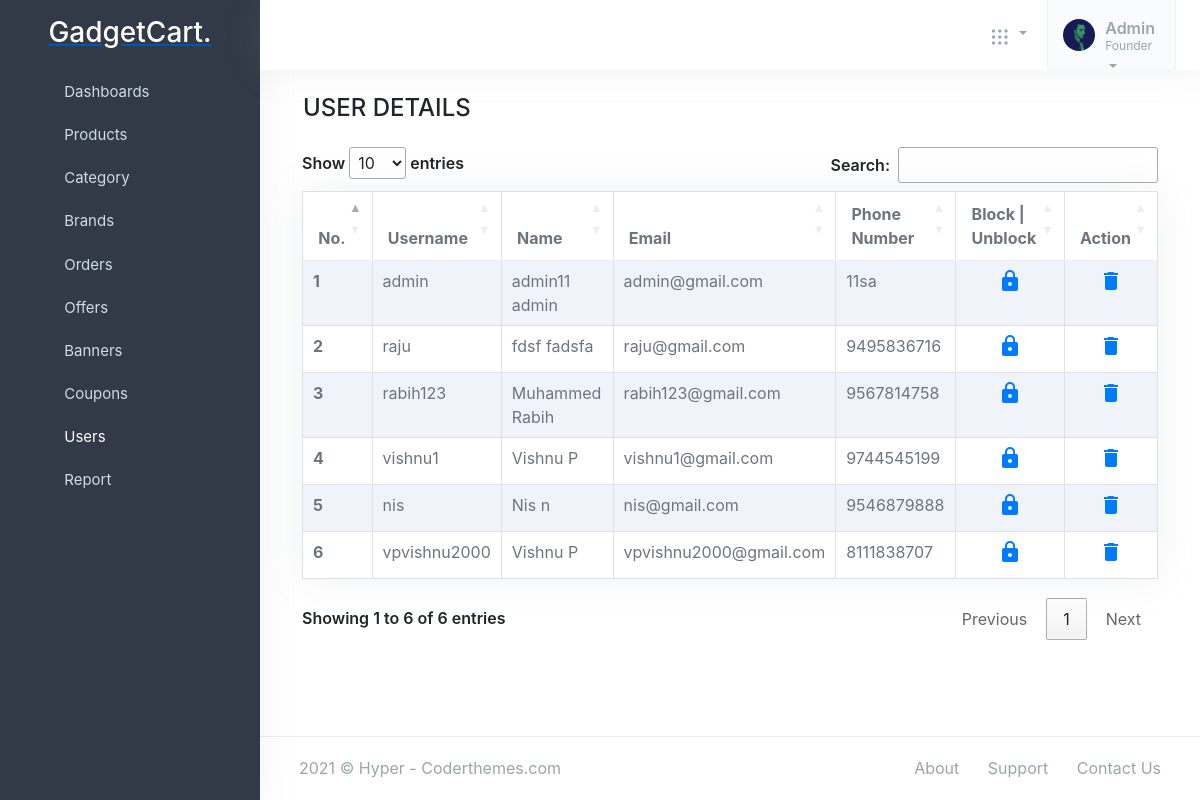
Page /adminpanel/userdetails/ on the earlier database version.
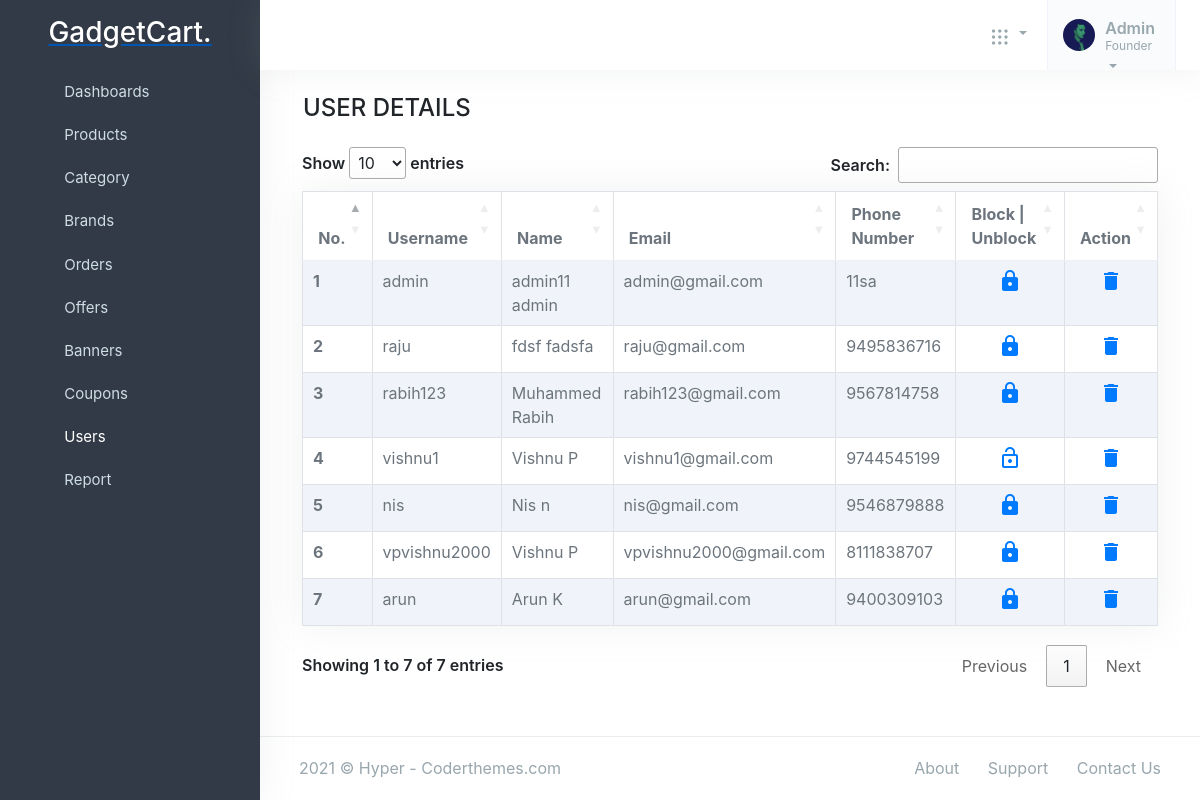
Same page on the later database version.
### accounts/models.py (models this page shows, shortened)
class Account(AbstractBaseUser,PermissionsMixin):
    first_name = models.CharField(max_length=50)
    last_name = models.CharField(max_length=50)
    username = models.CharField(max_length=50, unique=True)
    email = models.CharField(max_length=50, unique=True)
    phone_number = models.CharField(max_length=50, unique=True)
    date_joined = models.DateTimeField(auto_now_add=True)
    last_login = models.DateTimeField(auto_now_add=True)
    is_admin = models.BooleanField(default=False)
    is_staff = models.BooleanField(default=False)
    is_active = models.BooleanField(default=True)
    is_superadmin = models.BooleanField(default=False)
    is_verified = models.BooleanField(default=False)
    USERNAME_FIELD = 'email'
    REQUIRED_FIELDS = ['username', 'first_name', 'last_name']
    objects = MyAccountManager()

### adminpanel/views.py (the view)
# urls.py: path('userdetails/', views.userdetails, name='userdetails'),
def userdetails(request):
    users = Account.objects.all().order_by('id')
    context = {
        'users' : users
    }
    return render(request, 'adminpanel/userdetails.html',context )

### brand/context_processors.py (called while the page is built)
def menulinks(request):
    links = Brand.objects.all()
    return dict(link=links)

### carts/context_processors.py (called while the page is built, shortened)
def counter(request):
    cart_count = 0
    if 'admin' in request.path:
        return {}
    return dict(cart_count=cart_count)

### category/context_processors.py (called while the page is built)
def menu_links(request):
    links = Category.objects.all()
    return dict(links=links)

### templates/adminpanel/userdetails.html (shortened to what this page needs)
{% extends 'adminpanel/base.html' %}
{% load static %}
{% block content %}
<div class="container">
    <h4 class="ml-3 mt-4 mb-4">USER DETAILS</h4>
    <div class="col-12" id="tables">
        <table class="table table-striped table-bordered table-hover bg-white bg-body shadow" id="myTable">
            <thead>
                <tr>
                    <th>No.</th>
                    <th>Username</th>
                    <th>Name</th>
                    <th>Email</th>
                    <th>Phone Number</th>
                    <th>Block | Unblock</th>
                    <th>Action</th>
                </tr>
            </thead>
            <tbody>
                {% for user in users %}
                <tr>
                    <th scope="row"> {{forloop.counter}} </th>
                    <td>{{user.username}}</td>
                    <td>{{user.first_name}} {{user.last_name}}</td>
                    <td>{{user.email}}</td>
                    <td>{{user.phone_number}}</td>
                    <td class="align-self-center">
                        <center>
                            {% if user.is_active %}
                            <a href=""><span class="material-icons">https</span></a>
                            {% else %}
                            <a href=""><span class="material-icons">lock_open</span></a>
                            {% endif %}
                        </center>
                    </td>
                    <td>
                        <center>
                            <a href="{% url 'userdelete' user.id %}" onclick="deleteItems(event)"><span
                                    class="material-icons">delete</span></a>
                        </center>
                    </td>
                </tr>
                {% endfor %}
            </tbody>
        </table>
    </div>
</div>
<footer class="footer">
    <div class="container-fluid">
        <div class="row">
            <div class="col-md-6">
                <script>document.write(new Date().getFullYear())</script> © Hyper - Coderthemes.com
            </div>
            <div class="col-md-6">
                <div class="text-md-end footer-links d-none d-md-block">
                    <a href="javascript: void(0);">About</a>
                    <a href="javascript: void(0);">Support</a>
                    <a href="javascript: void(0);">Contact Us</a>
                </div>
            </div>
        </div>
    </div>
</footer>
{% endblock %}

Differences in the rows shown:
changed Account "vishnu1": is_active True → False (drawn)
added Account: username "arun", first_name "Arun", last_name "K", email "arun@gmail.com", phone_number "9400309103", is_active True (drawn)
Other differences:
text written by a page script: "Show entries Search: Showing 1 to 6 of 6 entries Previous 1 Next" → "Show entries Search: Showing 1 to 7 of 7 entries Previous 1 Next"
